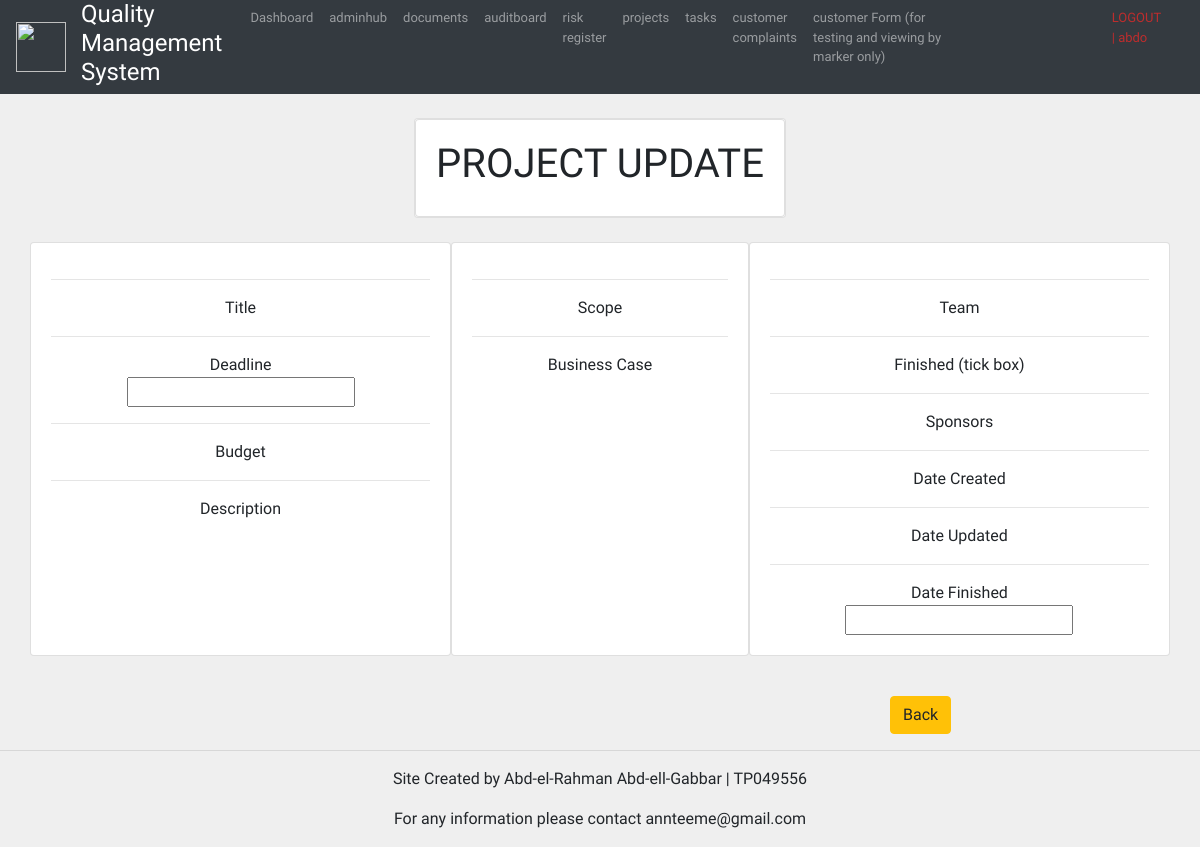
Page /reportview/4/ (signed in) on the earlier database version.
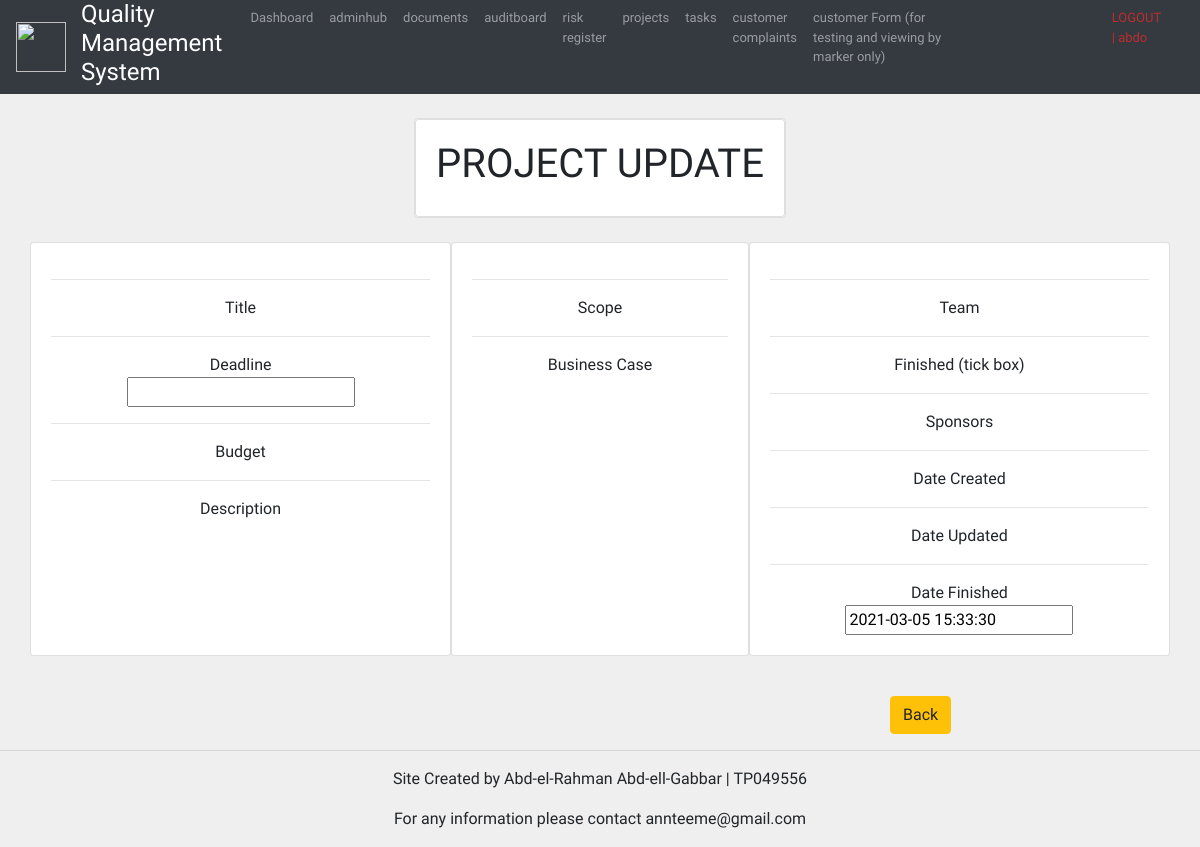
Same page on the later database version.
### reports/models.py (models this page shows, shortened)
class Report(models.Model):
    STATUS_CHOICE =(
    ('NCR', 'NCR'),
    ('OFI', 'OFI'),
    )
    creator = models.ForeignKey(settings.AUTH_USER_MODEL, on_delete=models.NOT_PROVIDED)
    auditee = models.ManyToManyField(User, related_name='auditees')
    location = models.CharField(max_length=250, blank=False, null=False)
    areaAudited = models.TextField(blank=False, null=False)
    NCR_or_OFI = models.CharField(choices=STATUS_CHOICE, max_length=30, null=False, blank=False)
    comment = models.TextField(blank=True, null=True)
    closed = models.BooleanField(default=False)
    deadline = models.DateTimeField(null=True, blank=True)
    dateCreated = models.DateTimeField(auto_now_add=True)
    dateUpdated = models.DateTimeField(auto_now_add=True)
    dateFinished = models.DateTimeField(null=True, blank=True)

### acc/decorators.py (the view)
        def wrapper_func(request, *args, **kwargs):
            group = None
            if request.user.groups.exists():
                group =  request.user.groups.all()[0].name
            if group in allowed_roles:
                return view_func(request, *args, **kwargs)
            else:
                return HttpResponse('you are not authorised!')

### acc/forms.py
class ReportCForm(ModelForm):
    class Meta:
        model = Report
        fields = '__all__'
        exclude = ('creator',)

### reports/views.py (called while the page is built)
@login_required(login_url='login')
@allowed_users(allowed_roles=['Manager', 'Audit'])
def reportView(request, pk):
   reports = Report.objects.get(id=pk)
   form = ReportCForm(instance=reports)
   return render(request, 'report_view.html',{'form': form})

### reports/templates/report_view.html (shortened to what this page needs)
{%  extends 'Base.html' %}
{% block content %}
<br>
<div class="row">
	<div class="card mx-auto">
		<div class="card card-body">
			<h1>PROJECT UPDATE</h1>
		</div>
	</div>
</div>
<br>
<div class="container">
	<div class="row">
			<div class="card mb-3 card-body text-center">
				<div id="table-short">
					<form action="" method="POST" id="form1">
						<hr>Title
						<br>{{form.name}}
						<hr>Deadline
						<br>{{form.deadline}}
						<hr>Budget
						<br style="margin-bottom: 63px;">{{form.budget}}
						<hr>Description
						<br>{{form.description}}
				</div>
			</div>
			<div class="card mb-3 card-body text-center">
				<div id="table-short">
						<hr>Scope
						<br>{{form.scope}}
						<hr>Business Case
						<br>{{form.businessCase}}
				</div>
			</div>
			<div class="card mb-3 card-body text-center">
				<div id="table-short">
						<hr>Team
						<br>{{form.team}}
						<hr>Finished (tick box)
						<br>{{form.finished}}
						<hr>Sponsors
						<br>{{form.sponsors}}
						<hr>Date Created
						<br>{{form.dateCreated}}
						<hr>Date Updated
						<br>{{form.dateUpdated}}
						<hr>Date Finished
						<br>{{form.dateFinished}}
				</div>
			</div>
	</div>
</div>
<br>
<div class="row" style="margin-left: 865px;">
			<div id="table-short">
				<a class="btn btn-warning  btn" style="margin-left: 10px;" href="{% url 'projectCreate' %}">Back</a>
		</div>
</div>
{% endblock %}

Differences in the rows shown:
changed Report: dateFinished (not shown) → "2021-03-05 15:33:30"
